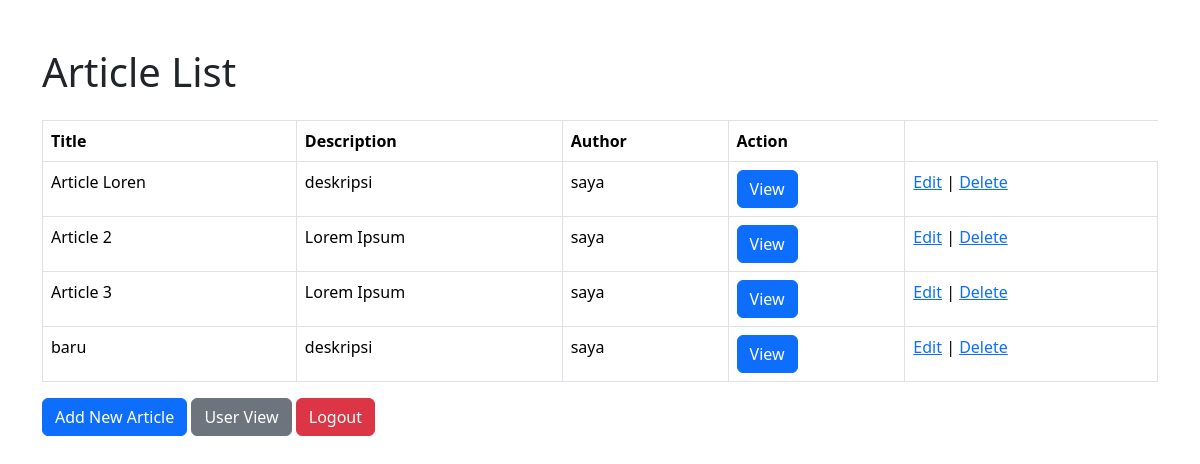
/index.php (signed in), run on an earlier commit of the app's database.
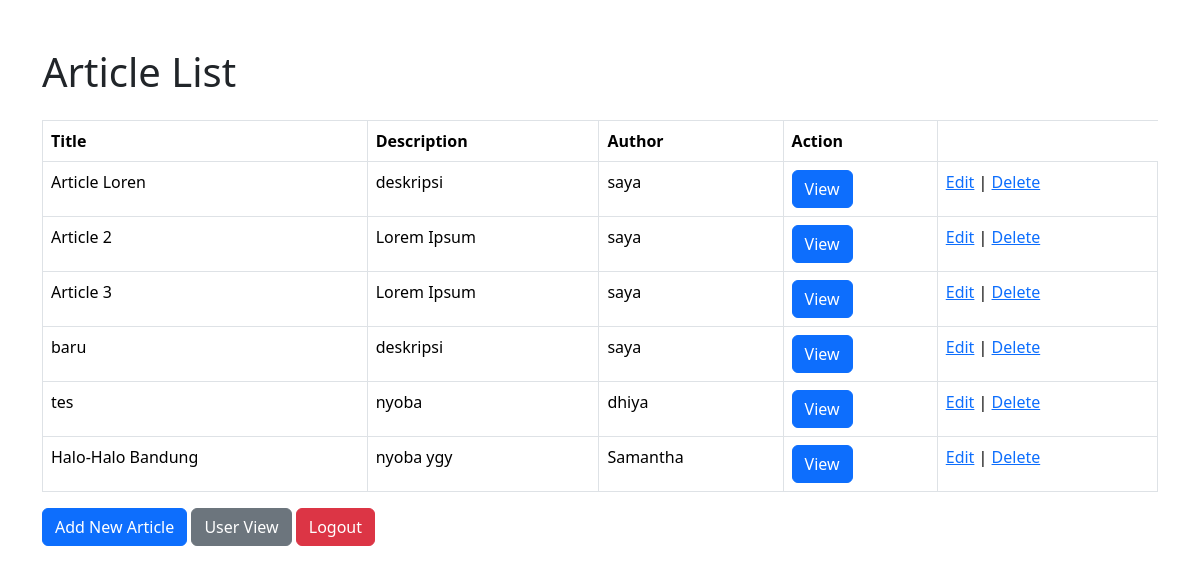
And on a later commit of the database.
### tables this page shows
CREATE TABLE `artikel` (
  `id` int(11) NOT NULL,
  `title` varchar(50) NOT NULL,
  `description` varchar(100) NOT NULL,
  `article` text NOT NULL,
  `picture` varchar(255) NOT NULL,
  `status` int(11) NOT NULL,
  `created_at` date NOT NULL,
  `updated_at` date NOT NULL,
  `author` varchar(30) NOT NULL
);

### index.php (the view, shortened to what this page needs)
<?php
require_once('config.php');
$sql = "SELECT * FROM artikel";
$result = $conn->query($sql);
?>
<!DOCTYPE html>
<html>
<head>
    <link href="https://cdn.jsdelivr.net/npm/bootstrap@5.3.2/dist/css/bootstrap.min.css" rel="stylesheet">
</head>
<body>
    <div class="container mt-5">
        <h1 class="mb-4">Article List</h1>
        <table class="table table-bordered">
            <thead>
                <tr>
                    <th>Title</th>
                    <th>Description</th>
                    <th>Author</th>
                    <th>Action</th>
                </tr>
            </thead>
            <tbody>
                <?php
                if ($result->num_rows > 0) {
                    while ($row = $result->fetch_assoc()) {
                        echo "<tr>";
                        echo "<td>" . $row["title"] . "</td>";
                        echo "<td>" . $row["description"] . "</td>";
                        echo "<td>" . $row["author"] . "</td>";
                        echo "<td><a href='view_article.php?id={$row['id']}' class='btn btn-primary'>View</a></td>";
                        echo "<td><a href='edit.php?id=" . $row["id"] . "'>Edit</a> | <a href='delete.php?id=" . $row["id"] . "'>Delete</a></td>";
                        echo "</tr>";
                    }
                } else {
                    echo "<tr><td colspan='4'>No articles found</td></tr>";
                }
                ?>
        </table>
        <a class="btn btn-primary" href="add.php">Add New Article</a>
        <a class="btn btn-secondary" href="user_view.php">User View</a>
        <a href="logout.php" class="btn btn-danger">Logout</a>
    </div>
</body>
</html>

What changed in the data, as far as the page shows it:
added artikel: title "tes", description "nyoba", author "dhiya"
added artikel: title "Halo-Halo Bandung", description "nyoba ygy", author "Samantha"
